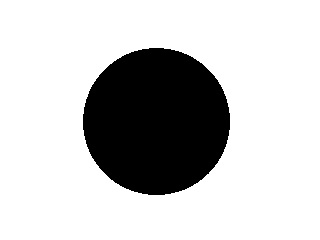
//> input picture issue_20/figura.jpg, 320 x 240 px
$ ./main   (built with g++ and OpenCV 4)
//> lines starting //> are read from the running program, lines starting //| are printed output that depends on the picture; after the words box and inside, x2 and y2 are one past the last pixel; in counts of white or black regions, pixels touching at a corner belong together
#include <opencv/cv.h>
#include <opencv/highgui.h>
#include <opencv/cvaux.h>
#include <opencv/cxcore.h>
#include <opencv/ml.h>
#include <stdlib.h>
#include <stdio.h>
using namespace cv;
using namespace std;

int main(){
    int x,y;
    Mat image=imread("/Users/wellcome/Desktop/PDI_LISTA/figura.jpg",0);
//> image is the input picture: 240 rows x 320 cols, CV_8UC1; min 0, max 255, mean 198.7
    Mat grow(image.rows,image.cols,CV_8UC1);

    for (x=0; x<grow.rows; x++) {
        for (y=0; y<grow.cols; y++) {
            if (x==grow.rows/2 && y==grow.cols/2){
                grow.at<uchar>(x,y)=255;
            }
            else{
                grow.at<uchar>(x,y)=0;
            }
        }
    }
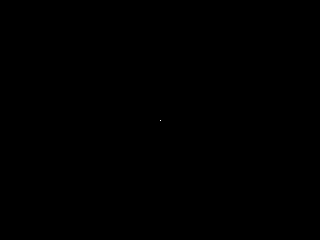
//> grow: 240 rows x 320 cols, CV_8UC1; 0% white in thin lines or dots, all inside (x1, y1, x2, y2) = (160, 120, 161, 121)
    int parar=0;
    int continuar=1;
    while (continuar!=parar) {
        continuar=parar;
        parar=0;
        for (x=0; x<grow.rows; x++) {
            for (y=0; y<grow.cols; y++) {
                if (grow.at<uchar>(x,y)==255){
                    if (image.at<uchar>(x-1,y-1)<127){
                        grow.at<uchar>(x-1,y-1)=255;
                        parar++;
                    }
                    if (image.at<uchar>(x-1,y)<127){
                        grow.at<uchar>(x-1,y)=255;
                        parar++;
                    }
                    if (image.at<uchar>(x-1,y+1)<127){
                        grow.at<uchar>(x-1,y+1)=255;
                        parar++;
                    }
                    if (image.at<uchar>(x,y-1)<127){
                        grow.at<uchar>(x,y-1)=255;
                        parar++;
                    }
                    if (image.at<uchar>(x,y+1)<127){
                        grow.at<uchar>(x,y+1)=255;
                        parar++;
                    }
                    if (image.at<uchar>(x+1,y-1)<127){
                        grow.at<uchar>(x+1,y-1)=255;
                        parar++;
                    }
                    if (image.at<uchar>(x+1,y)<127){
                        grow.at<uchar>(x+1,y)=255;
                        parar++;
                    }
                    if (image.at<uchar>(x+1,y+1)<127){
                        grow.at<uchar>(x+1,y+1)=255;
                        parar++;
                    }
                }
            }
        }
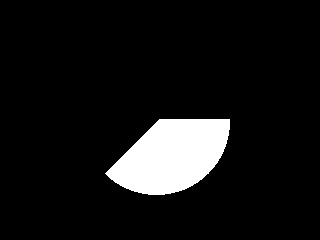
//> grow: 240 rows x 320 cols, CV_8UC1; 8.5% white; 1 white region, box (x1, y1, x2, y2) and area: (105, 119, 230, 195) 6519
//> after the loop, parar = 50187
        imshow("Grow_Region", grow);
        waitKey(30);
    }
    imwrite("/Users/wellcome/Desktop/PDI_LISTA/Grow_Region.jpg", grow);
    waitKey();
}
